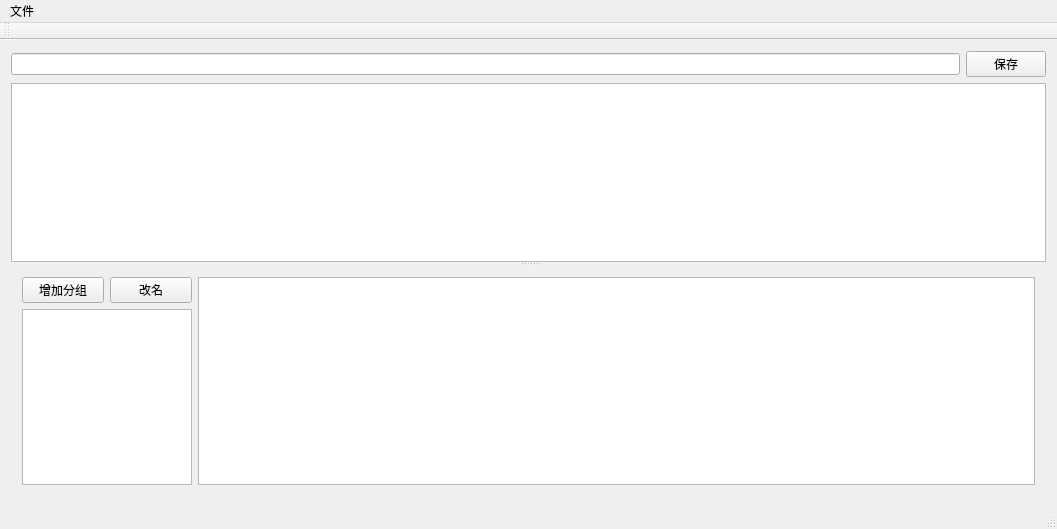
<?xml version="1.0" encoding="UTF-8"?>
<ui version="4.0">
 <class>MainWindow</class>
 <widget class="QMainWindow" name="MainWindow">
  <property name="geometry">
   <rect>
    <x>0</x>
    <y>0</y>
    <width>1057</width>
    <height>529</height>
   </rect>
  </property>
  <property name="windowTitle">
   <string>MainWindow</string>
  </property>
  <widget class="QWidget" name="centralWidget">
   <layout class="QVBoxLayout" name="verticalLayout_2">
    <item>
     <layout class="QHBoxLayout" name="filiterLayout">
      <item>
       <widget class="QLineEdit" name="filterLineEdit"/>
      </item>
      <item>
       <widget class="QPushButton" name="pushButton_2">
        <property name="text">
         <string>保存</string>
        </property>
       </widget>
      </item>
     </layout>
    </item>
    <item>
     <widget class="QSplitter" name="splitter">
      <property name="orientation">
       <enum>Qt::Vertical</enum>
      </property>
      <widget class="QTableView" name="resFileTableView">
       <property name="minimumSize">
        <size>
         <width>1033</width>
         <height>0</height>
        </size>
       </property>
       <property name="editTriggers">
        <set>QAbstractItemView::NoEditTriggers</set>
       </property>
       <property name="dragEnabled">
        <bool>true</bool>
       </property>
       <property name="dragDropMode">
        <enum>QAbstractItemView::DragOnly</enum>
       </property>
       <property name="alternatingRowColors">
        <bool>true</bool>
       </property>
       <property name="selectionMode">
        <enum>QAbstractItemView::ExtendedSelection</enum>
       </property>
       <property name="selectionBehavior">
        <enum>QAbstractItemView::SelectRows</enum>
       </property>
       <property name="sortingEnabled">
        <bool>true</bool>
       </property>
       <attribute name="horizontalHeaderDefaultSectionSize">
        <number>200</number>
       </attribute>
       <attribute name="horizontalHeaderStretchLastSection">
        <bool>true</bool>
       </attribute>
       <attribute name="verticalHeaderVisible">
        <bool>false</bool>
       </attribute>
       <attribute name="verticalHeaderDefaultSectionSize">
        <number>20</number>
       </attribute>
       <attribute name="verticalHeaderMinimumSectionSize">
        <number>20</number>
       </attribute>
      </widget>
      <widget class="QWidget" name="layoutWidget">
       <layout class="QHBoxLayout" name="horizontalLayout_2">
        <item>
         <layout class="QVBoxLayout" name="verticalLayout">
          <item>
           <layout class="QHBoxLayout" name="horizontalLayout">
            <item>
             <widget class="QPushButton" name="pushButton">
              <property name="text">
               <string>增加分组</string>
              </property>
             </widget>
            </item>
            <item>
             <widget class="QPushButton" name="pushButton_3">
              <property name="text">
               <string>改名</string>
              </property>
             </widget>
            </item>
           </layout>
          </item>
          <item>
           <widget class="QListView" name="groupListView">
            <property name="maximumSize">
             <size>
              <width>200</width>
              <height>16777215</height>
             </size>
            </property>
            <property name="editTriggers">
             <set>QAbstractItemView::NoEditTriggers</set>
            </property>
           </widget>
          </item>
         </layout>
        </item>
        <item>
         <widget class="GroupFileTableView" name="groupFileTableView">
          <property name="minimumSize">
           <size>
            <width>837</width>
            <height>0</height>
           </size>
          </property>
          <property name="contextMenuPolicy">
           <enum>Qt::CustomContextMenu</enum>
          </property>
          <property name="editTriggers">
           <set>QAbstractItemView::NoEditTriggers</set>
          </property>
          <property name="dragEnabled">
           <bool>true</bool>
          </property>
          <property name="dragDropMode">
           <enum>QAbstractItemView::DragDrop</enum>
          </property>
          <property name="alternatingRowColors">
           <bool>true</bool>
          </property>
          <property name="selectionMode">
           <enum>QAbstractItemView::ExtendedSelection</enum>
          </property>
          <property name="selectionBehavior">
           <enum>QAbstractItemView::SelectRows</enum>
          </property>
          <attribute name="horizontalHeaderDefaultSectionSize">
           <number>200</number>
          </attribute>
          <attribute name="horizontalHeaderStretchLastSection">
           <bool>true</bool>
          </attribute>
          <attribute name="verticalHeaderVisible">
           <bool>false</bool>
          </attribute>
          <attribute name="verticalHeaderDefaultSectionSize">
           <number>20</number>
          </attribute>
          <attribute name="verticalHeaderMinimumSectionSize">
           <number>20</number>
          </attribute>
         </widget>
        </item>
       </layout>
      </widget>
     </widget>
    </item>
   </layout>
  </widget>
  <widget class="QMenuBar" name="menuBar">
   <property name="geometry">
    <rect>
     <x>0</x>
     <y>0</y>
     <width>1057</width>
     <height>22</height>
    </rect>
   </property>
   <widget class="QMenu" name="menu">
    <property name="title">
     <string>文件</string>
    </property>
    <addaction name="separator"/>
    <addaction name="openActionMenu"/>
    <addaction name="separator"/>
    <addaction name="saveAction"/>
   </widget>
   <addaction name="menu"/>
  </widget>
  <widget class="QToolBar" name="mainToolBar">
   <property name="enabled">
    <bool>true</bool>
   </property>
   <property name="sizeIncrement">
    <size>
     <width>30</width>
     <height>30</height>
    </size>
   </property>
   <property name="baseSize">
    <size>
     <width>30</width>
     <height>30</height>
    </size>
   </property>
   <property name="iconSize">
    <size>
     <width>64</width>
     <height>64</height>
    </size>
   </property>
   <property name="toolButtonStyle">
    <enum>Qt::ToolButtonTextBesideIcon</enum>
   </property>
   <attribute name="toolBarArea">
    <enum>TopToolBarArea</enum>
   </attribute>
   <attribute name="toolBarBreak">
    <bool>false</bool>
   </attribute>
  </widget>
  <widget class="QStatusBar" name="statusBar"/>
  <action name="saveAction">
   <property name="checkable">
    <bool>true</bool>
   </property>
   <property name="text">
    <string>保存</string>
   </property>
   <property name="toolTip">
    <string>保存到json</string>
   </property>
  </action>
  <action name="openActionMenu">
   <property name="text">
    <string>打开</string>
   </property>
  </action>
 </widget>
 <layoutdefault spacing="6" margin="11"/>
 <customwidgets>
  <customwidget>
   <class>GroupFileTableView</class>
   <extends>QTableView</extends>
   <header>groupfiletableview.h</header>
  </customwidget>
 </customwidgets>
 <resources/>
 <connections/>
</ui>
